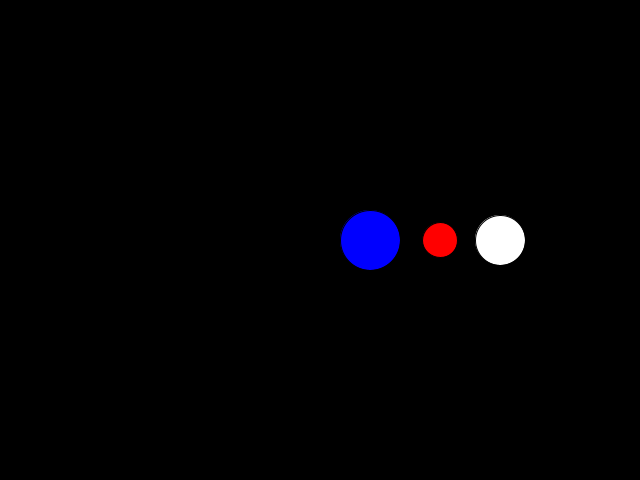
Frame 1 (no input)
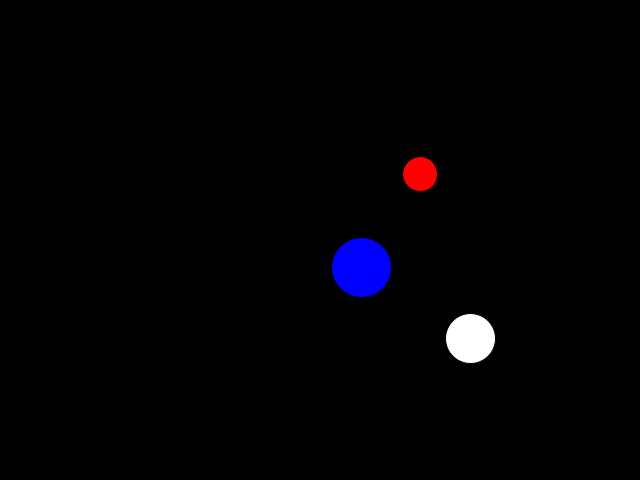
Frame 60 (the mouse pressed at the canvas centre just before this capture)
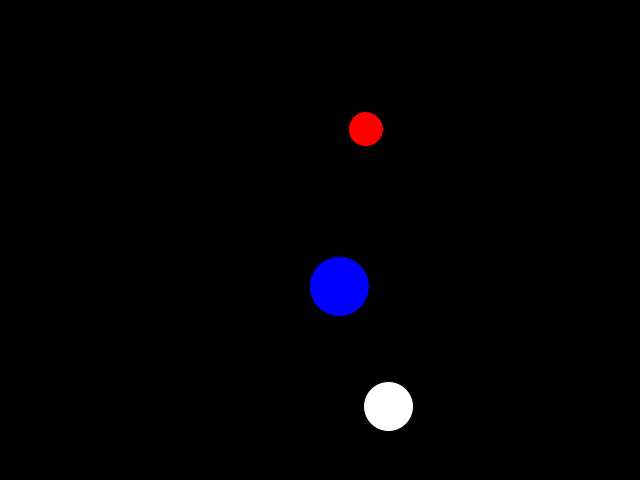
Frame 120 (the mouse held since frame 60 and released just before this capture)

The Processing sketch that drew these frames (run headless with seeded random() and noise(); from frame 60 on, the mouse is pressed at the canvas centre):

// Processing sketch: orbit_circle_3
// ── orbit_circle_3.pde

float r1 = 180;
float r2 = 120;
float r3 = 50;
float a1 = 0;
float a2 = 0;
float aVel1 = 0.0;
float aVel2 = 0.0;
float aAcc1 = 0.09;
float aAcc2 = 0.09;

void setup(){
  size(640, 480);
}


void draw() {
  background(0);
  
  translate(width/2, height/2);
  float x1 = r1 * cos(a1);
  float y1 = r1 * sin(a1);
  float x2 = r2 * cos(a2);
  float y2 = r2 * sin(a2);
  float x3 = r3 * cos(a1);
  float y3 = r3 * sin(a1);
  
  fill(255);
  ellipse(x1,y1,50,50);
  
    a1 += aVel1;
  aVel1 += aAcc1;
  aVel1 = constrain(aVel1, 0, 0.01);
  
  fill(255,0,0);
  ellipse(x2,y2,35,35);
  
  a2 += aVel2;
  aVel2 += aAcc2;
  aVel2 = constrain(aVel2, 0, -0.01);
  
  fill(0,0,255);
  ellipse(x3,y3,60,60);

}  
